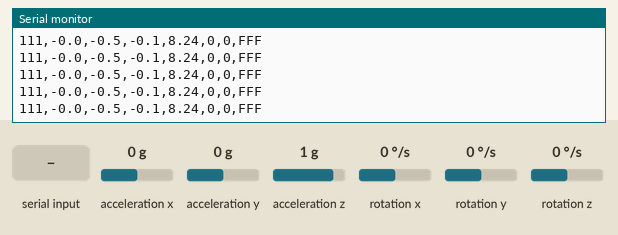
The sketch below on a simulated Arduino Leonardo, built with avr-gcc and run on an emulated ATmega32U4. Shown: the last lines printed to the serial monitor. Wiring (inferred from the names in the program): MPU-9250 motion sensor at I2C address 0x68. The inputs (shaded band) are chosen by the test bench; at power-on: acceleration z 1 g, acceleration x 0 g, rotation x 0 °/s, acceleration y 0 g, rotation y 0 °/s, rotation z 0 °/s.

Above: at 3.2 s.
3.3 s: acceleration z set to 0 g
At 4.5 s:
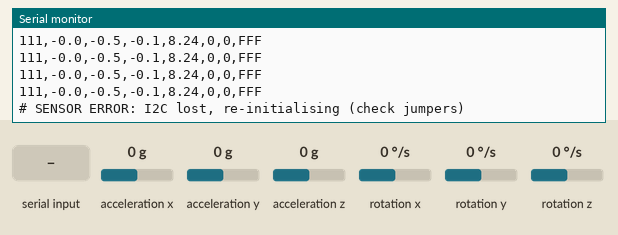
4.8 s: "z\n" received over Serial
At 5.7 s:
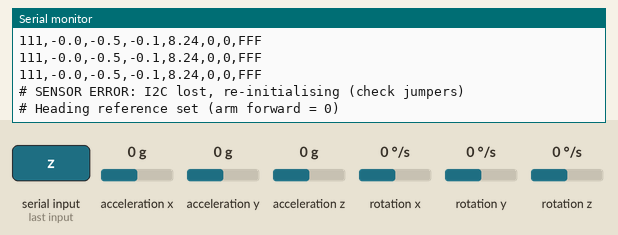
6.3 s: acceleration x set to -1.4 g
At 6.38 s:
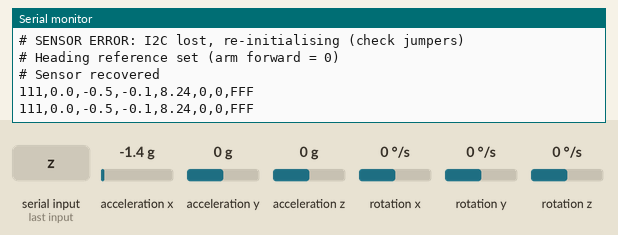
7.8 s: "r\n" received over Serial
9.3 s: "1\n" received over Serial
At 9.31 s:
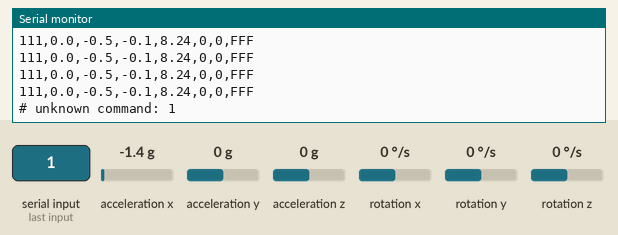
10.8 s: rotation x set to -192 °/s
At 10.83 s:
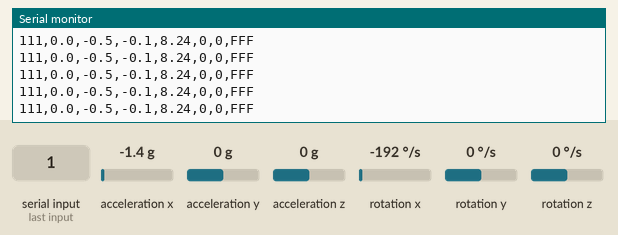
Timing chart, 0 to 13.3 s (numbered marks = the images above; inputs shaded):
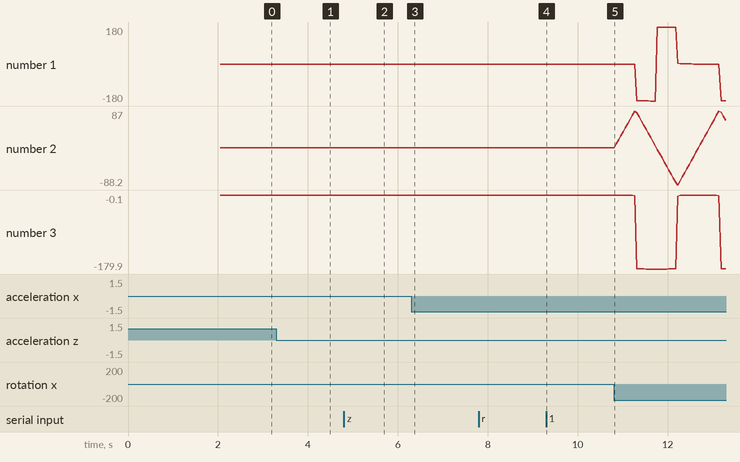

Measured:
- after the input at 3.3 s, the serial monitor: prints a new line at once (image 1)
- after the input at 4.8 s, the serial monitor: prints a new line at once (image 2)
- after the input at 6.3 s, the serial monitor: prints a new line at once (image 3)
- after the input at 9.3 s, the serial monitor: prints a new line at once (image 4)
- plotted number 1: 0 → -179.8 after the input at 10.8 s
- plotted number 2: -0.5 → 64.7 after the input at 10.8 s
- plotted number 3: -0.1 → -179.8 after the input at 10.8 s

The sketch:

TrafficSignal_IMU.ino
```cpp
// =====================================================================
//  TrafficSignal_IMU.ino
//  RSE4501 Mini Project 2 - Part 2 application
//  Traffic Police Hand Signals -> OBU screen translator
//
//  Hardware : Arduino Leonardo + GY-9250 module (MPU-6500), one IMU,
//             breadboard held in the officer's RIGHT hand:
//             MPU flat, chip side UP, VCC end of the header pointing
//             BACK toward the officer (sensor -Y = along the arm).
//  Wiring   : VCC->5V, GND->GND, SDA->D2, SCL->D3
//
//  Body frame (NED, attached to the arm)
//     X forward = along the arm toward the hand  = sensor -Y
//     Y right                                    = sensor -X
//     Z down    (chip side faces up)             = sensor -Z
//
//  Orientation: quaternion complementary filter (Mahony style).
//     - gyro integration (no gimbal lock, works with the arm vertical)
//     - accelerometer corrects tilt (pitch/roll) when |a| is close to 1 g
//     - gyro bias measured at start-up and slowly updated whenever the
//       arm is held still (zero-velocity update) to reduce heading drift
//  Arm angles:
//     arm pitch   = elevation of the arm (+ up, -90..+90)
//     arm heading = direction the arm points, relative to the reference
//                   set with 'z' (arm straight forward = 0, + = clockwise,
//                   i.e. toward the officer's right)
//
//  Signals (right arm only)
//     1 UP     : pitch > +60                    -> right traffic STOP
//     2 DOWN   : pitch < -60                    -> right traffic GO
//     3 SIDE   : |pitch| < 25, heading +45..+135 -> right traffic PREPARE TO STOP
//     4 ACROSS : |pitch| < 25, heading -135..-45 -> front traffic may TURN RIGHT
//     A pose must be held 0.5 s before it is shown. The shown signal is
//     latched (kept) until another valid pose is held; 0 = "---" at start-up.
//
//  Packet to MATLAB (getData.m, 20 Hz):
//     111,heading,pitch,roll,temp,signal,candidate,FFF
//
//  Serial commands (MATLAB buttons or Serial Monitor, "Newline"):
//     z  set heading reference (hold the arm STRAIGHT FORWARD, level)
//     r  reset displayed signal to "---"
//     b  re-measure gyro bias (keep the board STILL ~2 s)
//     i  print settings
// =====================================================================
#include <Wire.h>
#include <math.h>

// ---------------- CALIBRATION (six-position test, sensor axes) ----------------
const float ACC_BIAS[3]  = { 0.001665f, -0.008621f,  0.010054f };  // g
const float ACC_SCALE[3] = { 0.998615f,  0.999471f,  1.006751f };  // -

// ---------------- GESTURE SETTINGS ----------------
const float UP_DEG      = 60.0f;   // arm up   if pitch >  60
const float DOWN_DEG    = -60.0f;  // arm down if pitch < -60
const float LEVEL_DEG   = 25.0f;   // arm level if |pitch| < 25
const float HEAD_MIN    = 45.0f;   // side / across heading window 45..135 deg
const float HEAD_MAX    = 135.0f;
const float HYST_DEG    = 5.0f;    // hysteresis once a pose is detected
const uint16_t HOLD_MS  = 500;     // pose must be held this long
const float MOVE_DPS    = 60.0f;   // pose only accepted if rotating slower than this

// ---------------- SENSOR / FILTER ----------------
const uint8_t MPU_ADDR = 0x68;
const float ACC_LSB = 16384.0f;    // +/-2 g
const float GYR_LSB = 65.5f;       // +/-500 deg/s (fast arm motion, no clipping)
const float KP      = 2.0f;        // accelerometer correction gain (1/s)
const float RAD2DEG = 57.2957795f;
const float DEG2RAD = 0.01745329f;
const uint16_t OUT_PERIOD_MS = 50; // 20 Hz to MATLAB

// sensor -> body (NED) rotation for the RIGHT-hand grip
const float M[3][3] = {{ 0, -1,  0},   // forward = -Y sensor
                       {-1,  0,  0},   // right   = -X sensor
                       { 0,  0, -1}};  // down    = -Z sensor

// ---------------- STATE ----------------
float q[4] = {1, 0, 0, 0};          // body -> world quaternion (w,x,y,z)
float gBias[3] = {0, 0, 0};         // sensor frame, deg/s
float headRef = 0;                  // heading reference (deg)
float armPitch = 0, armHead = 0, armRoll = 0;
int shown = 0;                      // latched signal (0 = ---)
int cand = 0;                       // current candidate pose
uint32_t candSince = 0;
uint32_t stillSince = 0;
uint32_t lastMicros;
uint32_t badReads = 0;
uint16_t badInRow = 0;              // consecutive failed reads
bool sensorOK = true;
String cmd = "";

const char* NAMES[] = {"---", "UP", "DOWN", "SIDE", "ACROSS"};

// =====================================================================
void writeReg(uint8_t reg, uint8_t val) {
  Wire.beginTransmission(MPU_ADDR);
  Wire.write(reg);
  Wire.write(val);
  Wire.endTransmission();
}

bool readRaw(float a[3], float g[3], float &t) {
  Wire.beginTransmission(MPU_ADDR);
  Wire.write(0x3B);
  if (Wire.endTransmission(false) != 0) return false;
  if (Wire.requestFrom(MPU_ADDR, (uint8_t)14) != 14) return false;
  int16_t v[7];
  bool allZero = true;
  for (int i = 0; i < 7; i++) {
    uint8_t hi = Wire.read();
    uint8_t lo = Wire.read();
    v[i] = (int16_t)((hi << 8) | lo);
    if (i != 3 && v[i] != 0) allZero = false;
  }
  if (allZero) return false;                         // I2C dropout
  for (int i = 0; i < 3; i++)
    a[i] = (v[i] / ACC_LSB - ACC_BIAS[i]) / ACC_SCALE[i];   // calibrated
  t = v[3] / 333.87f + 21.0f;
  g[0] = v[4] / GYR_LSB;  g[1] = v[5] / GYR_LSB;  g[2] = v[6] / GYR_LSB;
  return true;
}

void toBody(const float v[3], float out[3]) {
  for (int i = 0; i < 3; i++)
    out[i] = M[i][0] * v[0] + M[i][1] * v[1] + M[i][2] * v[2];
}

float norm3(const float v[3]) { return sqrt(v[0]*v[0] + v[1]*v[1] + v[2]*v[2]); }

float wrap180(float x) {
  while (x > 180)  x -= 360;
  while (x < -180) x += 360;
  return x;
}

// Initialise quaternion from gravity (heading = 0)
void initFromAccel(const float f[3]) {
  float roll  = atan2(-f[1], -f[2]);
  float pitch = atan2(f[0], sqrt(f[1]*f[1] + f[2]*f[2]));
  float cr = cos(roll / 2), sr = sin(roll / 2), cp = cos(pitch / 2), sp = sin(pitch / 2);
  q[0] = cr * cp;  q[1] = sr * cp;  q[2] = cr * sp;  q[3] = -sr * sp;
}

// One filter step. f = specific force (body, g), w = body rate (rad/s)
void filterStep(const float f[3], float w[3], float dt) {
  float fn = norm3(f);
  if (fn > 0.85f && fn < 1.15f) {                    // trust accel only near 1 g
    float ax = f[0] / fn, ay = f[1] / fn, az = f[2] / fn;
    // estimated specific-force direction at rest: R^T * (0,0,-1)
    float vx = -2 * (q[1]*q[3] - q[0]*q[2]);
    float vy = -2 * (q[2]*q[3] + q[0]*q[1]);
    float vz = -(1 - 2 * (q[1]*q[1] + q[2]*q[2]));
    w[0] += KP * (ay * vz - az * vy);
    w[1] += KP * (az * vx - ax * vz);
    w[2] += KP * (ax * vy - ay * vx);
  }
  float qw = q[0], qx = q[1], qy = q[2], qz = q[3];
  q[0] += 0.5f * dt * (-qx*w[0] - qy*w[1] - qz*w[2]);
  q[1] += 0.5f * dt * ( qw*w[0] + qy*w[2] - qz*w[1]);
  q[2] += 0.5f * dt * ( qw*w[1] - qx*w[2] + qz*w[0]);
  q[3] += 0.5f * dt * ( qw*w[2] + qx*w[1] - qy*w[0]);
  float n = sqrt(q[0]*q[0] + q[1]*q[1] + q[2]*q[2] + q[3]*q[3]);
  for (int i = 0; i < 4; i++) q[i] /= n;
}

// Arm direction = body X axis in the world frame
void armAngles() {
  float fN = 1 - 2 * (q[2]*q[2] + q[3]*q[3]);
  float fE = 2 * (q[1]*q[2] + q[0]*q[3]);
  float fD = 2 * (q[1]*q[3] - q[0]*q[2]);
  armPitch = atan2(-fD, sqrt(fN*fN + fE*fE)) * RAD2DEG;
  armHead  = wrap180(atan2(fE, fN) * RAD2DEG - headRef);
  armRoll  = atan2(2 * (q[0]*q[1] + q[2]*q[3]), 1 - 2 * (q[1]*q[1] + q[2]*q[2])) * RAD2DEG;
}

int classify(float pitch, float head, int prev) {
  float hu = (prev == 1) ? HYST_DEG : 0;
  float hd = (prev == 2) ? HYST_DEG : 0;
  float hl = (prev == 3 || prev == 4) ? HYST_DEG : 0;
  if (pitch > UP_DEG - hu)   return 1;
  if (pitch < DOWN_DEG + hd) return 2;
  if (fabs(pitch) < LEVEL_DEG + hl) {
    float hs = (prev == 3) ? HYST_DEG : 0;
    if (head > HEAD_MIN - hs && head < HEAD_MAX + hs) return 3;
    float ha = (prev == 4) ? HYST_DEG : 0;
    if (head < -HEAD_MIN + ha && head > -HEAD_MAX - ha) return 4;
  }
  return 0;
}

// ---------------- start-up / commands ----------------
void measureBias(bool initAttitude) {
  Serial.println(F("# Keep the board STILL: measuring gyro bias..."));
  const int N = 500;
  float aS[3] = {0, 0, 0}, gS[3] = {0, 0, 0}, a[3], g[3], t;
  int n = 0;
  while (n < N) {
    if (readRaw(a, g, t)) {
      for (int i = 0; i < 3; i++) { aS[i] += a[i]; gS[i] += g[i]; }
      n++;
    }
    delay(2);
  }
  for (int i = 0; i < 3; i++) gBias[i] = gS[i] / N;
  if (initAttitude) {
    float am[3] = {aS[0] / N, aS[1] / N, aS[2] / N}, f[3];
    toBody(am, f);
    initFromAccel(f);
    headRef = 0;
  }
  Serial.println(F("# Gyro bias done"));
}

void printInfo() {
  Serial.println(F("# TrafficSignal_IMU - right-hand grip, VCC end toward officer"));
  Serial.print(F("# Gyro bias (deg/s): "));
  for (int i = 0; i < 3; i++) { Serial.print(gBias[i], 3); Serial.print(' '); }
  Serial.print(F("\n# Shown signal: ")); Serial.println(NAMES[shown]);
  Serial.print(F("# Invalid I2C reads: ")); Serial.println(badReads);
}

void handleCommand(String s) {
  s.trim();
  if (s.length() == 0) return;
  if (s == "z") {
    if (fabs(armPitch) < 30) {
      headRef = wrap180(armHead + headRef);
      Serial.println(F("# Heading reference set (arm forward = 0)"));
    } else {
      Serial.println(F("# Hold the arm LEVEL and straight forward, then zero again"));
    }
  }
  else if (s == "r") { shown = 0; Serial.println(F("# Display reset to ---")); }
  else if (s == "b") { measureBias(false); lastMicros = micros(); }
  else if (s == "i") printInfo();
  else { Serial.print(F("# unknown command: ")); Serial.println(s); }
}

// =====================================================================
// (Re)start I2C and configure the MPU. Called at start-up and after a
// connection fault (e.g. a jumper briefly pulled during an arm movement).
void initMPU() {
  Wire.end();
  Wire.begin();
  Wire.setClock(400000);
#if defined(WIRE_HAS_TIMEOUT)
  Wire.setWireTimeout(3000, true);   // never hang if the I2C bus locks up
#endif
  writeReg(0x6B, 0x00);   // wake up
  delay(50);
  writeReg(0x1A, 0x03);   // gyro DLPF ~41 Hz
  writeReg(0x1B, 0x08);   // gyro +/-500 deg/s
  writeReg(0x1C, 0x00);   // accel +/-2 g
  writeReg(0x1D, 0x03);   // accel DLPF ~44 Hz
}

void setup() {
  Serial.begin(115200);
  while (!Serial && millis() < 3000) {}
  initMPU();
  delay(500);
  measureBias(true);
  printInfo();
  lastMicros = micros();
}

void loop() {
  while (Serial.available()) {
    char ch = Serial.read();
    if (ch == '\n' || ch == '\r') { handleCommand(cmd); cmd = ""; }
    else if (cmd.length() < 20) cmd += ch;
  }

  float a[3], g[3], t;
  if (!readRaw(a, g, t)) {
    badReads++;
    if (++badInRow >= 20) {                 // ~20 failures in a row -> recover
      if (sensorOK) Serial.println(F("# SENSOR ERROR: I2C lost, re-initialising (check jumpers)"));
      sensorOK = false;
      initMPU();
      badInRow = 0;
      lastMicros = micros();
    }
    delay(1);
    return;
  }
  if (!sensorOK) { Serial.println(F("# Sensor recovered")); sensorOK = true; }
  badInRow = 0;

  uint32_t now = micros();
  float dt = (now - lastMicros) * 1e-6f;
  lastMicros = now;
  if (dt > 0.05f) dt = 0.05f;

  float gc[3]; for (int i = 0; i < 3; i++) gc[i] = g[i] - gBias[i];
  float f[3], wd[3], w[3];
  toBody(a, f);
  toBody(gc, wd);
  for (int i = 0; i < 3; i++) w[i] = wd[i] * DEG2RAD;
  float rate = norm3(wd);                              // deg/s

  // ---- zero-velocity update: arm still -> gyro should read zero ----
  float fn = norm3(f);
  if (rate < 2.5f && fabs(fn - 1.0f) < 0.03f) {
    if (stillSince == 0) stillSince = millis();
    if (millis() - stillSince > 1000)
      for (int i = 0; i < 3; i++) gBias[i] += 0.002f * (g[i] - gBias[i]);
  } else {
    stillSince = 0;
  }

  filterStep(f, w, dt);
  armAngles();

  // ---- gesture detection with hold time + latch ----
  int c = classify(armPitch, armHead, cand);
  if (c != cand) { cand = c; candSince = millis(); }
  else if (cand != 0 && cand != shown && rate < MOVE_DPS &&
           millis() - candSince >= HOLD_MS) {
    shown = cand;
  }

  // ---- output ----
  static uint32_t lastPrint = 0;
  if (millis() - lastPrint >= OUT_PERIOD_MS) {
    lastPrint = millis();
    static bool wasConnected = false;
    bool connected = Serial;
    if (connected && !wasConnected)
      Serial.println(F("start,heading_deg,pitch_deg,roll_deg,temp_C,signal,candidate,end"));
    wasConnected = connected;

    Serial.print(F("111,"));
    Serial.print(armHead, 1);  Serial.print(',');
    Serial.print(armPitch, 1); Serial.print(',');
    Serial.print(armRoll, 1);  Serial.print(',');
    Serial.print(t, 2);        Serial.print(',');
    Serial.print(shown);       Serial.print(',');
    Serial.print(cand);
    Serial.println(F(",FFF"));
  }
}
```
